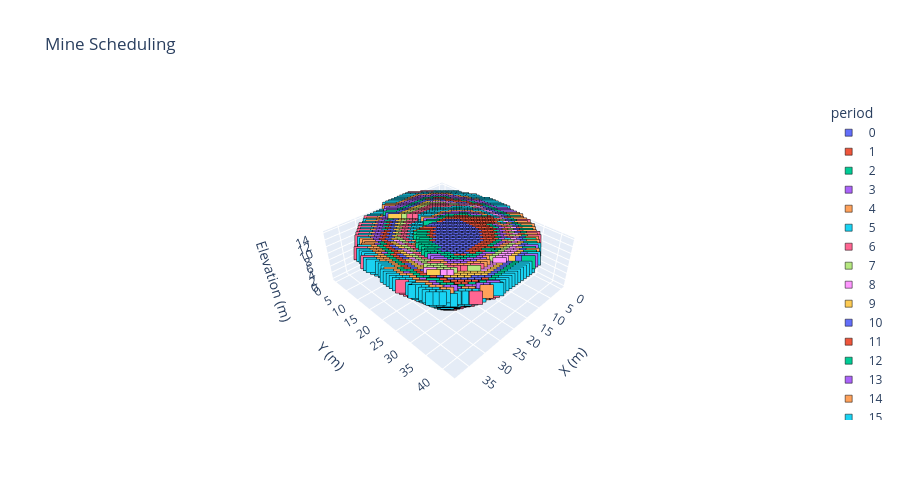

Notebook code for this chart:
### Markdown cell above
### Mine Scheduling 3D Plot

### Code cell
# Block dimensions
dx, dy, dz = 1, 1, 1

# Filter extracted blocks and prepare data
d = blocks.loc[blocks.period.notna()].copy()
d["period"] = d["period"].astype(int)
d[["x","y","z"]] *= [dx, dy, dz]
d["period"] -= d["period"].min()
d["period"] = d["period"].astype(str)

# Axis scaling for correct proportions
r = d[["x","y","z"]].max() - d[["x","y","z"]].min()
s = r.max()

# 3D categorical scatter with Plotly default colors
fig = px.scatter_3d(d, x="x", y="y", z="z", color="period", color_discrete_sequence=px.colors.qualitative.Plotly,
    category_orders={"period": sorted(d["period"], key=int)}, labels={"color": "Periods"}, 
    title="Mine Scheduling", width=900, height=500).update_traces(marker=dict(symbol="square", size=7, 
    line=dict(width=0.5, color="black"))).update_layout(scene=dict(xaxis_title="X (m)", yaxis_title="Y (m)", 
    zaxis_title="Elevation (m)", aspectmode="manual", aspectratio=dict(x=r.x/s, y=r.y/s, z=r.z/s)))
fig.show()

### Figure 1 — Plotly figure (JSON) as saved in the notebook; plotly's stock layout.template omitted (floating-point values rounded to 4 significant figures; data arrays with more than 128 entries replaced by an {"elided": "..."} marker saying what was removed)
{"data": [{"hovertemplate": "period=0<br>x=%{x}<br>y=%{y}<br>z=%{z}<extra></extra>", "legendgroup": "0", "marker": {"color": "#636EFA", "line": {"color": "black", "width": 0.5}, "size": 7, "symbol": "square"}, "mode": "markers", "name": "0", "scene": "scene", "showlegend": true, "type": "scatter3d", "x": {"elided": "418 int values"}, "y": {"elided": "418 int values"}, "z": {"elided": "418 int values"}}, {"hovertemplate": "period=1<br>x=%{x}<br>y=%{y}<br>z=%{z}<extra></extra>", "legendgroup": "1", "marker": {"color": "#EF553B", "line": {"color": "black", "width": 0.5}, "size": 7, "symbol": "square"}, "mode": "markers", "name": "1", "scene": "scene", "showlegend": true, "type": "scatter3d", "x": {"elided": "399 int values"}, "y": {"elided": "399 int values"}, "z": {"elided": "399 int values"}}, {"hovertemplate": "period=2<br>x=%{x}<br>y=%{y}<br>z=%{z}<extra></extra>", "legendgroup": "2", "marker": {"color": "#00CC96", "line": {"color": "black", "width": 0.5}, "size": 7, "symbol": "square"}, "mode": "markers", "name": "2", "scene": "scene", "showlegend": true, "type": "scatter3d", "x": {"elided": "394 int values"}, "y": {"elided": "394 int values"}, "z": {"elided": "394 int values"}}, {"hovertemplate": "period=3<br>x=%{x}<br>y=%{y}<br>z=%{z}<extra></extra>", "legendgroup": "3", "marker": {"color": "#AB63FA", "line": {"color": "black", "width": 0.5}, "size": 7, "symbol": "square"}, "mode": "markers", "name": "3", "scene": "scene", "showlegend": true, "type": "scatter3d", "x": {"elided": "385 int values"}, "y": {"elided": "385 int values"}, "z": {"elided": "385 int values"}}, {"hovertemplate": "period=4<br>x=%{x}<br>y=%{y}<br>z=%{z}<extra></extra>", "legendgroup": "4", "marker": {"color": "#FFA15A", "line": {"color": "black", "width": 0.5}, "size": 7, "symbol": "square"}, "mode": "markers", "name": "4", "scene": "scene", "showlegend": true, "type": "scatter3d", "x": {"elided": "395 int values"}, "y": {"elided": "395 int values"}, "z": {"elided": "395 int values"}}, {"hovertemplate": "period=5<br>x=%{x}<br>y=%{y}<br>z=%{z}<extra></extra>", "legendgroup": "5", "marker": {"color": "#19D3F3", "line": {"color": "black", "width": 0.5}, "size": 7, "symbol": "square"}, "mode": "markers", "name": "5", "scene": "scene", "showlegend": true, "type": "scatter3d", "x": {"elided": "452 int values"}, "y": {"elided": "452 int values"}, "z": {"elided": "452 int values"}}, {"hovertemplate": "period=6<br>x=%{x}<br>y=%{y}<br>z=%{z}<extra></extra>", "legendgroup": "6", "marker": {"color": "#FF6692", "line": {"color": "black", "width": 0.5}, "size": 7, "symbol": "square"}, "mode": "markers", "name": "6", "scene": "scene", "showlegend": true, "type": "scatter3d", "x": {"elided": "496 int values"}, "y": {"elided": "496 int values"}, "z": {"elided": "496 int values"}}, {"hovertemplate": "period=7<br>x=%{x}<br>y=%{y}<br>z=%{z}<extra></extra>", "legendgroup": "7", "marker": {"color": "#B6E880", "line": {"color": "black", "width": 0.5}, "size": 7, "symbol": "square"}, "mode": "markers", "name": "7", "scene": "scene", "showlegend": true, "type": "scatter3d", "x": {"elided": "490 int values"}, "y": {"elided": "490 int values"}, "z": {"elided": "490 int values"}}, {"hovertemplate": "period=8<br>x=%{x}<br>y=%{y}<br>z=%{z}<extra></extra>", "legendgroup": "8", "marker": {"color": "#FF97FF", "line": {"color": "black", "width": 0.5}, "size": 7, "symbol": "square"}, "mode": "markers", "name": "8", "scene": "scene", "showlegend": true, "type": "scatter3d", "x": {"elided": "516 int values"}, "y": {"elided": "516 int values"}, "z": {"elided": "516 int values"}}, {"hovertemplate": "period=9<br>x=%{x}<br>y=%{y}<br>z=%{z}<extra></extra>", "legendgroup": "9", "marker": {"color": "#FECB52", "line": {"color": "black", "width": 0.5}, "size": 7, "symbol": "square"}, "mode": "markers", "name": "9", "scene": "scene", "showlegend": true, "type": "scatter3d", "x": {"elided": "554 int values"}, "y": {"elided": "554 int values"}, "z": {"elided": "554 int values"}}, {"hovertemplate": "period=10<br>x=%{x}<br>y=%{y}<br>z=%{z}<extra></extra>", "legendgroup": "10", "marker": {"color": "#636EFA", "line": {"color": "black", "width": 0.5}, "size": 7, "symbol": "square"}, "mode": "markers", "name": "10", "scene": "scene", "showlegend": true, "type": "scatter3d", "x": {"elided": "659 int values"}, "y": {"elided": "659 int values"}, "z": {"elided": "659 int values"}}, {"hovertemplate": "period=11<br>x=%{x}<br>y=%{y}<br>z=%{z}<extra></extra>", "legendgroup": "11", "marker": {"color": "#EF553B", "line": {"color": "black", "width": 0.5}, "size": 7, "symbol": "square"}, "mode": "markers", "name": "11", "scene": "scene", "showlegend": true, "type": "scatter3d", "x": {"elided": "585 int values"}, "y": {"elided": "585 int values"}, "z": {"elided": "585 int values"}}, {"hovertemplate": "period=12<br>x=%{x}<br>y=%{y}<br>z=%{z}<extra></extra>", "legendgroup": "12", "marker": {"color": "#00CC96", "line": {"color": "black", "width": 0.5}, "size": 7, "symbol": "square"}, "mode": "markers", "name": "12", "scene": "scene", "showlegend": true, "type": "scatter3d", "x": {"elided": "746 int values"}, "y": {"elided": "746 int values"}, "z": {"elided": "746 int values"}}, {"hovertemplate": "period=13<br>x=%{x}<br>y=%{y}<br>z=%{z}<extra></extra>", "legendgroup": "13", "marker": {"color": "#AB63FA", "line": {"color": "black", "width": 0.5}, "size": 7, "symbol": "square"}, "mode": "markers", "name": "13", "scene": "scene", "showlegend": true, "type": "scatter3d", "x": {"elided": "887 int values"}, "y": {"elided": "887 int values"}, "z": {"elided": "887 int values"}}, {"hovertemplate": "period=14<br>x=%{x}<br>y=%{y}<br>z=%{z}<extra></extra>", "legendgroup": "14", "marker": {"color": "#FFA15A", "line": {"color": "black", "width": 0.5}, "size": 7, "symbol": "square"}, "mode": "markers", "name": "14", "scene": "scene", "showlegend": true, "type": "scatter3d", "x": {"elided": "877 int values"}, "y": {"elided": "877 int values"}, "z": {"elided": "877 int values"}}, {"hovertemplate": "period=15<br>x=%{x}<br>y=%{y}<br>z=%{z}<extra></extra>", "legendgroup": "15", "marker": {"color": "#19D3F3", "line": {"color": "black", "width": 0.5}, "size": 7, "symbol": "square"}, "mode": "markers", "name": "15", "scene": "scene", "showlegend": true, "type": "scatter3d", "x": {"elided": "995 int values"}, "y": {"elided": "995 int values"}, "z": {"elided": "995 int values"}}, {"hovertemplate": "period=16<br>x=%{x}<br>y=%{y}<br>z=%{z}<extra></extra>", "legendgroup": "16", "marker": {"color": "#FF6692", "line": {"color": "black", "width": 0.5}, "size": 7, "symbol": "square"}, "mode": "markers", "name": "16", "scene": "scene", "showlegend": true, "type": "scatter3d", "x": {"elided": "151 int values"}, "y": {"elided": "151 int values"}, "z": {"elided": "151 int values"}}], "layout": {"height": 500, "legend": {"title": {"text": "period"}, "tracegroupgap": 0}, "scene": {"aspectmode": "manual", "aspectratio": {"x": 0.9048, "y": 1, "z": 0.3333}, "domain": {"x": [0, 1], "y": [0, 1]}, "xaxis": {"title": {"text": "X (m)"}}, "yaxis": {"title": {"text": "Y (m)"}}, "zaxis": {"title": {"text": "Elevation (m)"}}}, "title": {"text": "Mine Scheduling"}, "width": 900}}
